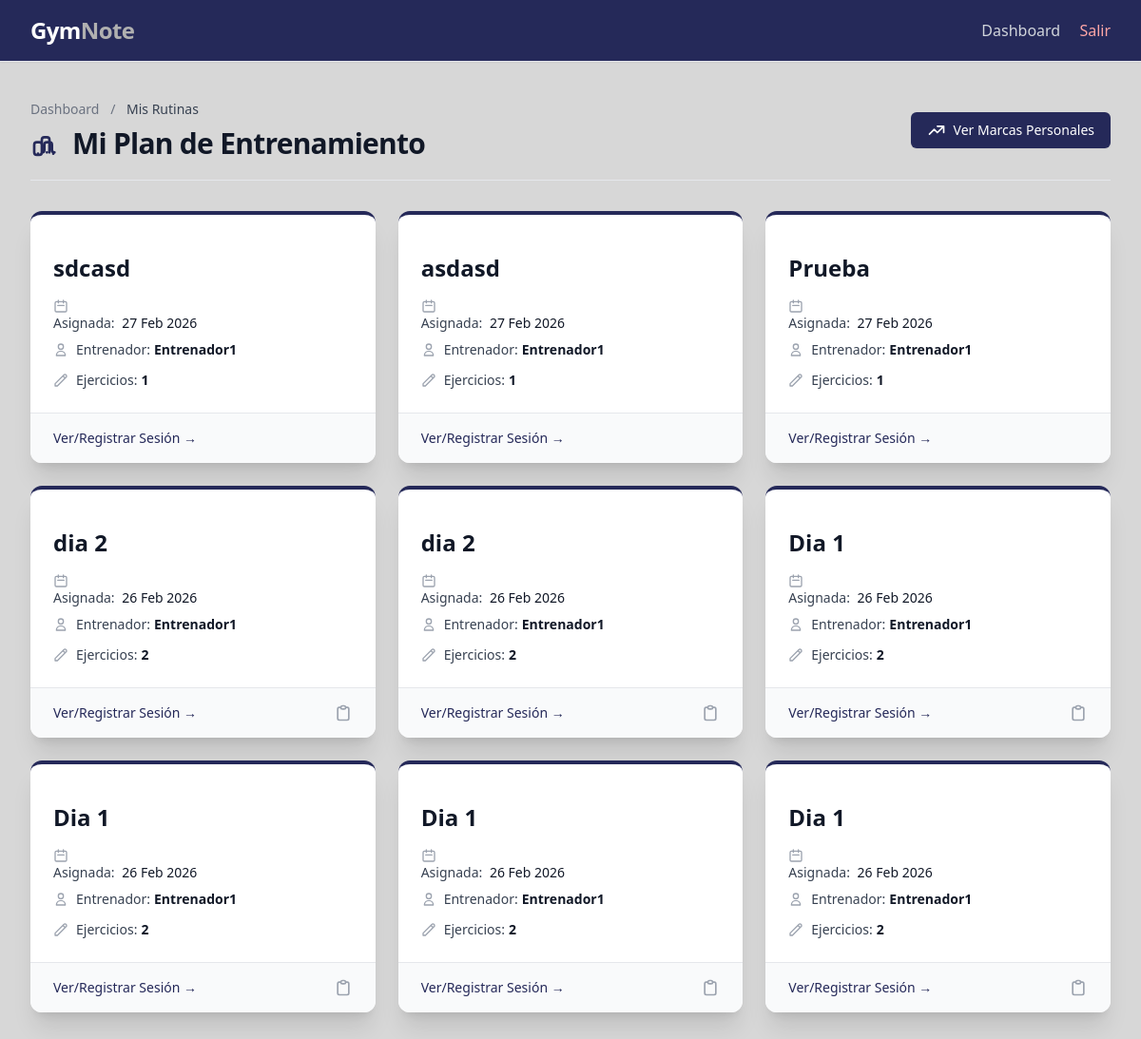
/mis-rutinas/ (signed in), run on the app's committed database.
### core/models.py (models this page shows, shortened)
class Entrenamiento(models.Model):
    entrenador = models.ForeignKey(
        PerfilUsuario,
        on_delete=models.CASCADE,
        limit_choices_to={'tipo': 'entrenador'},  # Restringe la selección a usuarios con rol de entrenador.
        related_name='entrenamientos_creados'
    )
    atleta = models.ForeignKey(
        PerfilUsuario,
        on_delete=models.CASCADE,
        limit_choices_to={'tipo': 'atleta'},  # Restringe la selección a usuarios con rol de atleta.
        related_name='entrenamientos'
    )
    mesociclo = models.ForeignKey(
        Mesociclo,
        on_delete=models.SET_NULL,
        null=True,
        blank=True,
        related_name='entrenamientos',
        help_text="Bloque al que pertenece este entreno"
    )
    nombre = models.CharField(max_length=150, help_text="Nombre de la sesión (ej: Torso A)")
    notas = models.TextField(blank=True, help_text="Notas o comentarios del entrenamiento")
    semana = models.PositiveIntegerField(
        default=1,
        help_text="Número de semana dentro del mesociclo"
    )
    dia_orden = models.PositiveIntegerField(
        default=1,
        help_text="Orden de la sesión en la semana (1, 2, 3...)"
    )
    created_at = models.DateTimeField(auto_now_add=True)
    updated_at = models.DateTimeField(auto_now=True)
    class Meta:
        verbose_name = "Entrenamiento"
        verbose_name_plural = "Entrenamientos"
        ordering = ["-created_at"]
    nombre = models.CharField(max_length=150, help_text="Nombre del entrenamiento")
    notas = models.TextField(blank=True, help_text="Notas o comentarios del entrenamiento")
    ejercicios = models.ManyToManyField(
        Ejercicio,
        through='DetalleEntrenamiento',
        related_name='entrenamientos'
    )
    created_at = models.DateTimeField(auto_now_add=True)
    updated_at = models.DateTimeField(auto_now=True)
    class Meta:
        verbose_name = "Entrenamiento"
        verbose_name_plural = "Entrenamientos"
        ordering = ["-created_at"]  # Orden descendente por fecha de creación.

class PerfilUsuario(models.Model):
    TIPO_USUARIO = [
        ('entrenador', 'Entrenador'),
        ('atleta', 'Atleta'),
    ]
    user = models.OneToOneField(
        User,
        on_delete=models.CASCADE,
        related_name='perfil'  # Permite acceder al perfil mediante user.perfil
    )
    tipo = models.CharField(max_length=20, choices=TIPO_USUARIO)
    nombre = models.CharField(max_length=100)
    email = models.EmailField(unique=True)
    peso = models.DecimalField(
        max_digits=5,
        decimal_places=2,
        null=True,
        blank=True,
        help_text="Peso en kilogramos (solo atletas)"
    )
    entrenador = models.ForeignKey(
        'self',
        on_delete=models.SET_NULL,
        null=True,
        blank=True,
        related_name='atletas',
        help_text="Entrenador asignado (solo para atletas)"
    )
    class Meta:
        verbose_name = "Perfil de Usuario"
        verbose_name_plural = "Perfiles de Usuarios"
        ordering = ["nombre"]

### core/views.py (the view)
# urls.py: path("mis-rutinas/", MisRutinasListView.as_view(), name="mis_rutinas"),
class MisRutinasListView(LoginRequiredMixin, ListView):
    model = Entrenamiento
    template_name = "core/atleta/mis_rutinas.html"
    context_object_name = "rutinas"
    def get_queryset(self):
        return Entrenamiento.objects.filter(atleta=self.request.user.perfil)

### templates/core/atleta/mis_rutinas.html (shortened to what this page needs)
{% extends "base.html" %}
{% block content %}
<div class="max-w-7xl mx-auto">
    <div class="flex flex-col sm:flex-row justify-between items-start sm:items-center mb-8 border-b border-gray-200 pb-5">
        <div>
            <nav class="text-sm mb-2 text-gray-500">
                <a href="{% url 'dashboard' %}" class="hover:text-primary">Dashboard</a>
                <span class="mx-2">/</span>
                <span class="text-gray-700 font-medium">Mis Rutinas</span>
            </nav>
            <h1 class="text-3xl font-extrabold text-gray-900 tracking-tight flex items-center">
                Mi Plan de Entrenamiento
            </h1>
        </div>
        <a href="{% url 'marcas_personales' %}"
           class="mt-4 sm:mt-0 inline-flex items-center px-4 py-2 border border-transparent text-sm font-medium rounded-md shadow-sm text-white bg-primary hover:bg-indigo-700 transition duration-150 focus:outline-none focus:ring-2 focus:ring-offset-2 focus:ring-primary">
            <svg class="w-5 h-5 mr-2" fill="none" stroke="currentColor" viewBox="0 0 24 24">
                <path stroke-linecap="round" stroke-linejoin="round" stroke-width="2" d="M13 7h8m0 0v8m0-8l-8 8-4-4-6 6"></path>
            </svg>
            Ver Marcas Personales
        </a>
    </div>
    {% if rutinas %}
        <div class="grid grid-cols-1 gap-6 md:grid-cols-2 lg:grid-cols-3">
            {% for rutina in rutinas %}
                <div class="bg-white overflow-hidden shadow-xl rounded-xl transition duration-300 transform hover:shadow-2xl hover:-translate-y-1 border-t-4 border-primary">
                    <div class="p-6">
                        <h2 class="mt-4 text-2xl font-bold text-gray-900 truncate">
                            {{ rutina.nombre }}
                        </h2>
                        <dl class="mt-4 space-y-2 text-sm text-gray-600">
                            <div classs="flex items-center">
                                <svg class="flex-shrink-0 mr-2 h-4 w-4 text-gray-400" fill="none" stroke="currentColor" viewBox="0 0 24 24"><path stroke-linecap="round" stroke-linejoin="round" stroke-width="2" d="M8 7V3m8 4V3m-9 8h10M5 21h14a2 2 0 002-2V7a2 2 0 00-2-2H5a2 2 0 00-2 2v12a2 2 0 002 2z"></path></svg>
                                <span class="font-medium mr-1 text-gray-700">Asignada:</span>
                                <span class="text-gray-900">{{ rutina.created_at|date:"d M Y" }}</span>
                            </div>
                            <div class="flex items-center">
                                <svg class="flex-shrink-0 mr-2 h-4 w-4 text-gray-400" fill="none" stroke="currentColor" viewBox="0 0 24 24"><path stroke-linecap="round" stroke-linejoin="round" stroke-width="2" d="M16 7a4 4 0 11-8 0 4 4 0 018 0zM12 14a7 7 0 00-7 7h14a7 7 0 00-7-7z"></path></svg>
                                <span class="font-medium mr-1 text-gray-700">Entrenador:</span>
                                <span class="text-gray-900 font-semibold">{{ rutina.entrenador.nombre }}</span>
                            </div>
                            <div class="flex items-start pt-1">
                                <svg class="flex-shrink-0 mt-0.5 mr-2 h-4 w-4 text-gray-400" fill="none" stroke="currentColor" viewBox="0 0 24 24"><path stroke-linecap="round" stroke-linejoin="round" stroke-width="2" d="M15.232 5.232l3.536 3.536m-2.036-5.036a2.5 2.5 0 113.536 3.536L6.5 21.036H3v-3.572L16.732 3.732z"></path></svg>
                                <span class="font-medium mr-1 text-gray-700">Ejercicios:</span>
                                <span class="text-gray-900 font-semibold">{{ rutina.detalles.count }}</span>
                            </div>
                        </dl>
                    </div>
                    <div class="border-t border-gray-200 px-6 py-4 bg-gray-50 flex justify-between items-center">
                        <a href="{% url 'detalle_rutina' pk=rutina.pk %}"
                           class="text-sm font-medium text-primary hover:text-indigo-700 transition">
                            Ver/Registrar Sesión &rarr;
                        </a>
                        {% if rutina.notas %}
                            <span title="Esta rutina tiene notas del entrenador" class="text-gray-400 hover:text-primary transition">
                                <svg class="w-5 h-5" fill="none" stroke="currentColor" viewBox="0 0 24 24"><path stroke-linecap="round" stroke-linejoin="round" stroke-width="2" d="M9 5H7a2 2 0 00-2 2v12a2 2 0 002 2h10a2 2 0 002-2V7a2 2 0 00-2-2h-2M9 5a2 2 0 002 2h2a2 2 0 002-2M9 5a2 2 0 012-2h2a2 2 0 012 2"></path></svg>
                            </span>
                        {% endif %}
                    </div>
                </div>
            {% endfor %}
        </div>
    {% endif %}
</div>
{% endblock content %}

### data on the page
Entrenamiento: nombre "sdcasd", created_at "27 Feb 2026", entrenador.nombre "Entrenador1", detalles.count "1"
Entrenamiento: nombre "asdasd", created_at "27 Feb 2026", entrenador.nombre "Entrenador1", detalles.count "1"
Entrenamiento: nombre "Prueba", created_at "27 Feb 2026", entrenador.nombre "Entrenador1", detalles.count "1"
Entrenamiento: nombre "dia 2", created_at "26 Feb 2026", entrenador.nombre "Entrenador1", detalles.count "2"
Entrenamiento: nombre "dia 2", created_at "26 Feb 2026", entrenador.nombre "Entrenador1", detalles.count "2"
Entrenamiento: nombre "Dia 1", created_at "26 Feb 2026", entrenador.nombre "Entrenador1", detalles.count "2"
Entrenamiento: nombre "Dia 1", created_at "26 Feb 2026", entrenador.nombre "Entrenador1", detalles.count "2"
Entrenamiento: nombre "Dia 1", created_at "26 Feb 2026", entrenador.nombre "Entrenador1", detalles.count "2"
Entrenamiento: nombre "Dia 1", created_at "26 Feb 2026", entrenador.nombre "Entrenador1", detalles.count "2"
